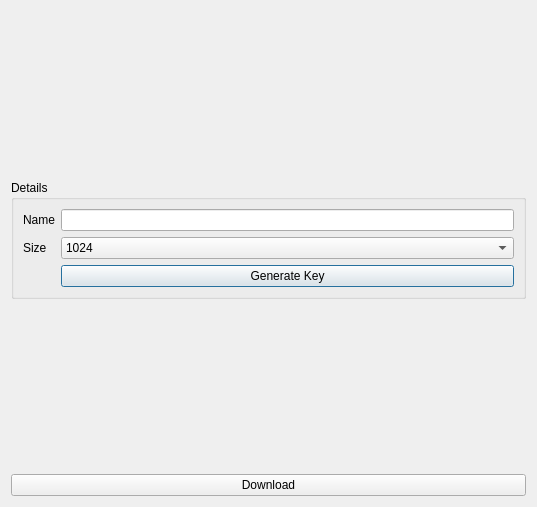
<?xml version="1.0" encoding="UTF-8"?>
<ui version="4.0">
 <class>GenKeyWindow</class>
 <widget class="QDialog" name="GenKeyWindow">
  <property name="geometry">
   <rect>
    <x>0</x>
    <y>0</y>
    <width>537</width>
    <height>507</height>
   </rect>
  </property>
  <property name="windowTitle">
   <string>Dialog</string>
  </property>
  <layout class="QGridLayout" name="gridLayout">
   <item row="2" column="0">
    <widget class="QGroupBox" name="detailsBox">
     <property name="title">
      <string>Details</string>
     </property>
     <layout class="QFormLayout" name="formLayout">
      <item row="0" column="0">
       <widget class="QLabel" name="label">
        <property name="text">
         <string>Name</string>
        </property>
       </widget>
      </item>
      <item row="0" column="1">
       <widget class="QLineEdit" name="name"/>
      </item>
      <item row="1" column="0">
       <widget class="QLabel" name="label_2">
        <property name="text">
         <string>Size</string>
        </property>
       </widget>
      </item>
      <item row="1" column="1">
       <widget class="QComboBox" name="size">
        <item>
         <property name="text">
          <string>1024</string>
         </property>
        </item>
        <item>
         <property name="text">
          <string>2048</string>
         </property>
        </item>
        <item>
         <property name="text">
          <string>3096</string>
         </property>
        </item>
       </widget>
      </item>
      <item row="2" column="1">
       <widget class="QPushButton" name="genKey_btn">
        <property name="text">
         <string>Generate Key</string>
        </property>
       </widget>
      </item>
     </layout>
    </widget>
   </item>
   <item row="3" column="0">
    <spacer name="verticalSpacer">
     <property name="orientation">
      <enum>Qt::Vertical</enum>
     </property>
     <property name="sizeHint" stdset="0">
      <size>
       <width>20</width>
       <height>40</height>
      </size>
     </property>
    </spacer>
   </item>
   <item row="1" column="0">
    <widget class="QLabel" name="message">
     <property name="text">
      <string/>
     </property>
    </widget>
   </item>
   <item row="5" column="0">
    <widget class="QPushButton" name="download_btn">
     <property name="contextMenuPolicy">
      <enum>Qt::DefaultContextMenu</enum>
     </property>
     <property name="text">
      <string>Download</string>
     </property>
    </widget>
   </item>
   <item row="0" column="0">
    <spacer name="verticalSpacer_2">
     <property name="orientation">
      <enum>Qt::Vertical</enum>
     </property>
     <property name="sizeHint" stdset="0">
      <size>
       <width>20</width>
       <height>40</height>
      </size>
     </property>
    </spacer>
   </item>
   <item row="4" column="0">
    <widget class="QLabel" name="download_msg">
     <property name="text">
      <string/>
     </property>
    </widget>
   </item>
  </layout>
 </widget>
 <resources/>
 <connections/>
</ui>
